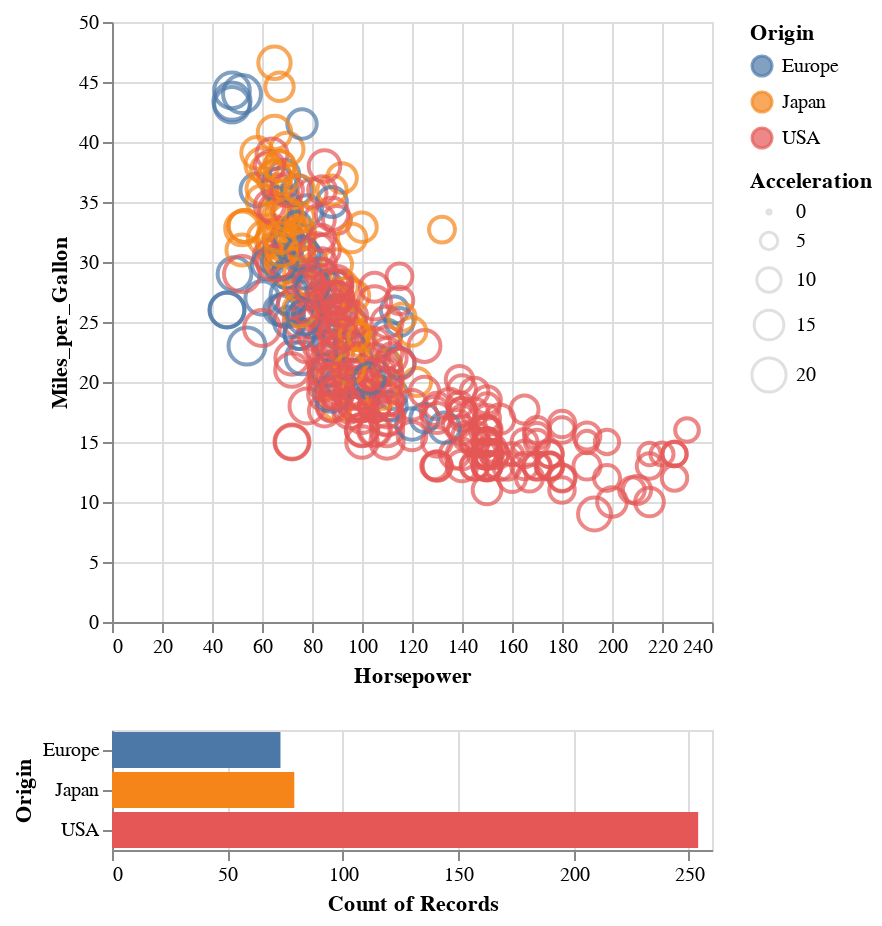

Notebook source saved alongside this figure:
### Markdown cell above
We can now plot the `altair` example, which is fully interactive, try dragging in the plot to select cars by their horsepower.

### Code cell
#| label: img:altair-horsepower
points & bars

### Figure 1 — Vega-Lite specification as saved in the notebook (floating-point values rounded to 4 significant figures; data arrays with more than 128 entries replaced by an {"elided": "..."} marker saying what was removed)
{"config": {"view": {"continuousWidth": 300, "continuousHeight": 300}}, "vconcat": [{"mark": {"type": "point"}, "encoding": {"color": {"condition": {"param": "param_c97a99acfc68b794", "field": "Origin", "type": "nominal"}, "value": "lightgray"}, "size": {"field": "Acceleration", "type": "quantitative"}, "x": {"field": "Horsepower", "type": "quantitative"}, "y": {"field": "Miles_per_Gallon", "type": "quantitative"}}, "name": "view_cf7ad5ee9fa9f54f_0"}, {"mark": {"type": "bar"}, "encoding": {"color": {"field": "Origin", "type": "nominal"}, "x": {"aggregate": "count", "field": "Origin", "type": "quantitative"}, "y": {"field": "Origin", "type": "nominal"}}, "transform": [{"filter": {"param": "param_c97a99acfc68b794"}}]}], "data": {"name": "data-583e73726c1545c56c203344161a975c"}, "params": [{"name": "param_c97a99acfc68b794", "select": {"type": "interval", "encodings": ["x"]}, "views": ["view_cf7ad5ee9fa9f54f_0"]}], "$schema": "https://vega.github.io/schema/vega-lite/v6.1.0.json", "datasets": {"data-583e73726c1545c56c203344161a975c": {"elided": "406 records"}}}
